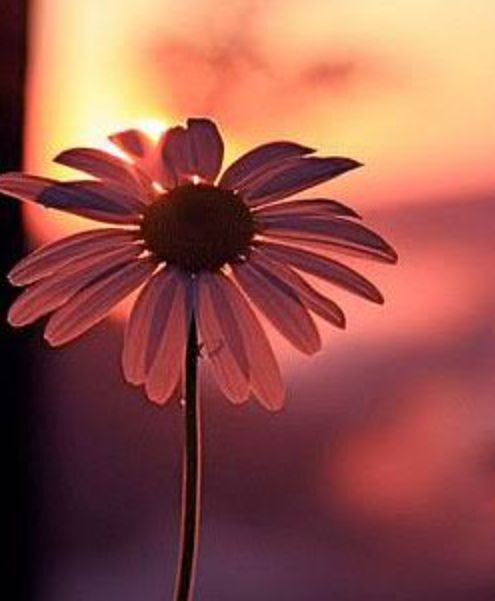
#> input picture flor.png, 495 x 601 px; its folder holds 5 pictures in this run
$ python generador_circulos_mapa.py
#> lines starting #> are read from the running program, lines starting #| are printed output that depends on the picture
#!/usr/bin/env python3
"""
Generador estilo mapa perforado pero con CÍRCULOS.
- Agujeros redondos pequeños
- Solo se colocan en zonas oscuras
- Fondos claros quedan casi vacíos
"""

import random
from pathlib import Path

import numpy as np
from PIL import Image, ImageDraw


# ===================== PARÁMETROS =====================
HOLE_DIAM = 6.0          # mm (diámetro del círculo)
SEP = 9.0                # mm entre centros
SHEET_W = 2000.0
SHEET_H = 1000.0
FLANGE = 30.0
USABLE_W = SHEET_W - 2 * FLANGE
USABLE_H = SHEET_H - 2 * FLANGE

THRESHOLD = 0.55         # solo zonas más oscuras que esto


def load_and_prepare_image(path: str, target_w: float, target_h: float):
    img = Image.open(path).convert("L")
    w, h = img.size
    aspect = w / h

    if target_w / target_h > aspect:
        design_h = target_h
        design_w = design_h * aspect
    else:
        design_w = target_w
        design_h = design_w / aspect

    px_per_mm = 5.0
    img_w = max(40, int(design_w * px_per_mm))
    img_h = max(40, int(design_h * px_per_mm))
    img_resized = img.resize((img_w, img_h), Image.Resampling.LANCZOS)

    return np.array(img_resized), design_w, design_h, px_per_mm


def get_local_brightness(img: np.ndarray, x_mm: float, y_mm: float, px_per_mm: float) -> float:
    px = int(x_mm * px_per_mm)
    py = int(y_mm * px_per_mm)
    h, w = img.shape
    if px < 0 or px >= w or py < 0 or py >= h:
        return 1.0

    r = 3
    x1, x2 = max(0, px - r), min(w, px + r + 1)
    y1, y2 = max(0, py - r), min(h, py + r + 1)
    patch = img[y1:y2, x1:x2]
    return float(np.mean(patch)) / 255.0


def generate_holes(img: np.ndarray, design_w: float, design_h: float, px_per_mm: float):
    holes = []  # (x, y, diameter)

    margin = HOLE_DIAM / 2.0 + 1.0
    x = margin
    while x <= design_w - margin:
        y = margin
        while y <= design_h - margin:
            brightness = get_local_brightness(img, x, y, px_per_mm)

            if brightness < THRESHOLD:
                darkness = 1.0 - brightness
                strength = min(1.0, darkness / (1.0 - THRESHOLD + 0.01))
                if random.random() < (0.35 + 0.65 * strength):
                    holes.append((x, y, HOLE_DIAM))

            y += SEP
        x += SEP

    return holes


def export_preview(holes, design_w: float, design_h: float, output_path: str, scale: float = 4.0):
    prev_w = int(design_w * scale)
    prev_h = int(design_h * scale)

    preview = Image.new("RGB", (prev_w, prev_h), color=(235, 235, 232))
    draw = ImageDraw.Draw(preview)

    for x, y, diam in holes:
        r = (diam / 2.0) * scale
        cx = x * scale
        cy = y * scale
        bbox = [cx - r, cy - r, cx + r, cy + r]
        draw.ellipse(bbox, fill=(35, 35, 35))

    preview.save(output_path, quality=95)
    print(f"Preview guardado: {output_path}")
    return preview


def export_dxf(holes, design_w: float, design_h: float, output_path: str):
    lines = [
        "0", "SECTION", "2", "HEADER", "0", "ENDSEC",
        "0", "SECTION", "2", "TABLES", "0", "ENDSEC",
        "0", "SECTION", "2", "BLOCKS", "0", "ENDSEC",
        "0", "SECTION", "2", "ENTITIES",
    ]

    def add_line(x1, y1, x2, y2, layer="CONTORNO"):
        lines.extend([
            "0", "LINE", "8", layer,
            "10", f"{x1:.3f}", "20", f"{y1:.3f}", "30", "0.0",
            "11", f"{x2:.3f}", "21", f"{y2:.3f}", "31", "0.0",
        ])

    # Contorno chapa
    add_line(0, 0, SHEET_W, 0)
    add_line(SHEET_W, 0, SHEET_W, SHEET_H)
    add_line(SHEET_W, SHEET_H, 0, SHEET_H)
    add_line(0, SHEET_H, 0, 0)

    # Área útil
    add_line(FLANGE, FLANGE, FLANGE + USABLE_W, FLANGE, "AREA_UTIL")
    add_line(FLANGE + USABLE_W, FLANGE, FLANGE + USABLE_W, FLANGE + USABLE_H, "AREA_UTIL")
    add_line(FLANGE + USABLE_W, FLANGE + USABLE_H, FLANGE, FLANGE + USABLE_H, "AREA_UTIL")
    add_line(FLANGE, FLANGE + USABLE_H, FLANGE, FLANGE, "AREA_UTIL")

    # Círculos
    for x, y, diam in holes:
        cx = FLANGE + x
        cy = FLANGE + y
        r = diam / 2.0
        lines.extend([
            "0", "CIRCLE", "8", "PERFORACIONES",
            "10", f"{cx:.3f}", "20", f"{cy:.3f}", "30", "0.0",
            "40", f"{r:.3f}",
        ])

    lines.extend(["0", "ENDSEC", "0", "EOF"])

    with open(output_path, "w", encoding="utf-8") as f:
        f.write("\n".join(lines))
    print(f"DXF guardado: {output_path}")


def main(imagen: str, ancho: float = 500.0, alto: float = 700.0, salida: str = "salida"):
    print("=== Generador CIRCULAR estilo mapa ===")
    print(f"Imagen: {imagen}")
    print(f"Área: {ancho} x {alto} mm")
    print(f"Diámetro agujero: {HOLE_DIAM} mm | Separación: {SEP} mm")
    print()

    img, design_w, design_h, px_per_mm = load_and_prepare_image(imagen, ancho, alto)
#> in load_and_prepare_image, `img = Image.open(path).convert("L")`:
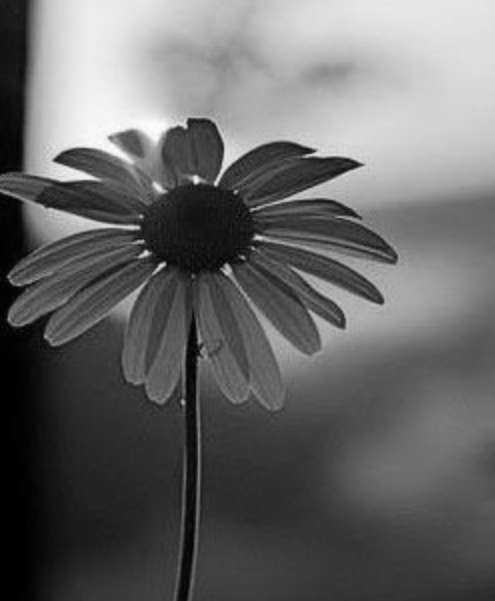
#> img: PIL image 495x601 L; min 0, max 253, mean 103.4
#> design_w = 500; design_h = 607.1; px_per_mm = 5
    print(f"Diseño real: {design_w:.1f} x {design_h:.1f} mm")
#| Diseño real: 500.0 x 607.1 mm

    holes = generate_holes(img, design_w, design_h, px_per_mm)
#> the loop in generate_holes, `while x <= design_w - margin:` made 55 passes
    print(f"Círculos generados: {len(holes)}")
#| Círculos generados: 2570

    dxf_path = f"{salida}.dxf"
    preview_path = f"{salida}_preview.png"

    export_dxf(holes, design_w, design_h, dxf_path)
#> the loop in export_dxf, `for x, y, diam in holes:` made 2570 passes
#> y on passes 1 to 3: 4, 13, 22
    export_preview(holes, design_w, design_h, preview_path)
#> the loop in export_preview, `for x, y, diam in holes:` made 2570 passes
#> in export_preview, `preview.save(output_path, quality=95)`:
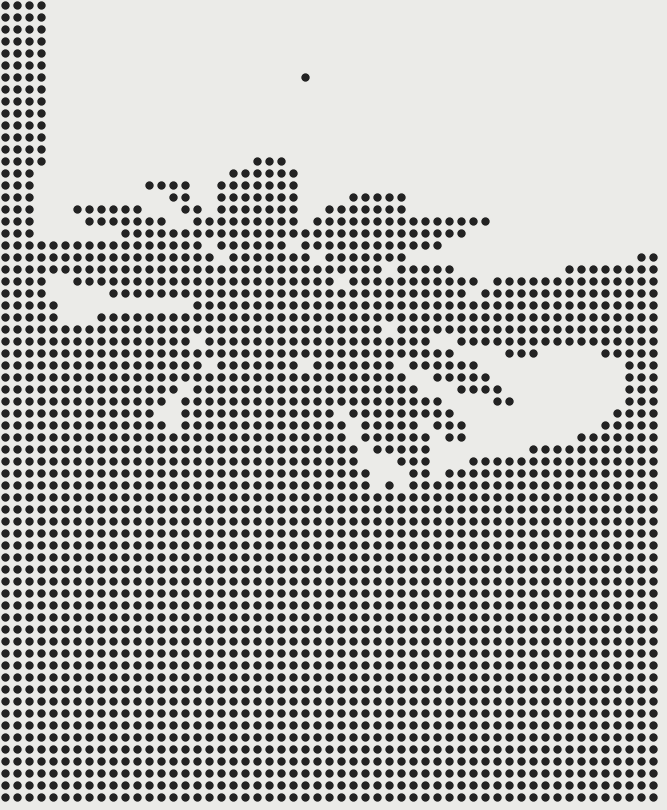
#> saved as salida_preview.png: PIL image 2000x2428 RGB (shown at 1/3 size); mean R, G, B 183.2, 183.2, 181

    print("\n¡Listo!")
    return preview_path, dxf_path


if __name__ == "__main__":
    import sys
    img_path = sys.argv[1] if len(sys.argv) > 1 else "flor.png"
    main(img_path)
